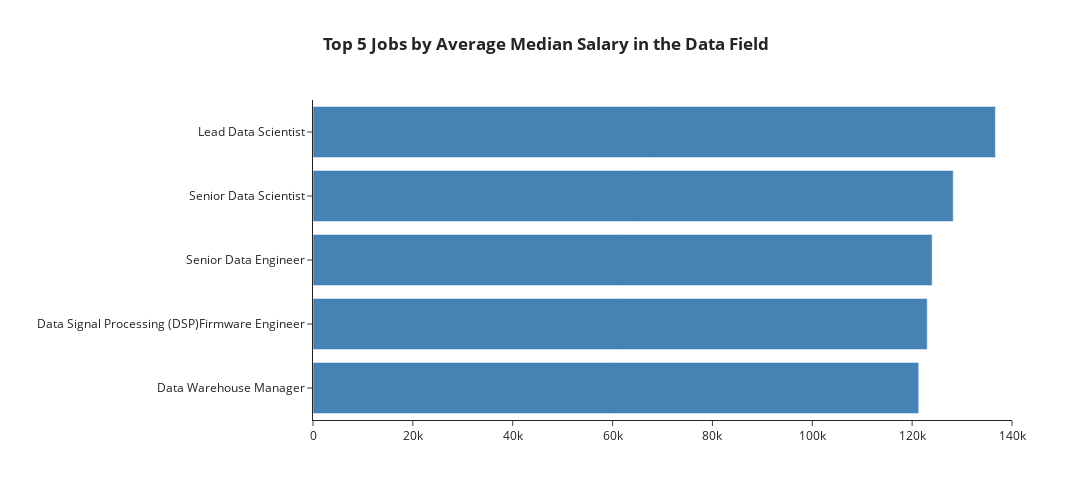

The cell this chart's notebook holds for it:
### Code cell
# create barchart by position
bar2 = px.bar(highest_paid_jobs, x='median_salary mean', y='job_title',
             orientation='h', title='<b>Top 5 Jobs by Average Median Salary in the Data Field<b>',
             template = 'simple_white',
             color_discrete_sequence=['steelblue'],
             category_orders={'job_title': highest_paid_jobs.sort_values(by='median_salary mean', ascending=False)['job_title'].tolist()}
             )

bar2.update_layout(xaxis_title='',
                   #xaxis = dict(visible=False),
                   title_x = 0.5,
                   yaxis_title = '')

bar2.update_layout(height=500, width=1200)

# bar2.update_traces(texttemplate = '%{value:.3s}', textposition='outside') # add data labels outside to the bars

bar2.update_xaxes(range=[0, 140000])

bar2.show()

### Figure 1 — Plotly figure (JSON) as saved in the notebook; plotly's stock layout.template omitted (floating-point values rounded to 4 significant figures)
{"data": [{"alignmentgroup": "True", "hovertemplate": "median_salary mean=%{x}<br>job_title=%{y}<extra></extra>", "legendgroup": "", "marker": {"color": "steelblue", "pattern": {"shape": ""}}, "name": "", "offsetgroup": "", "orientation": "h", "showlegend": false, "textposition": "auto", "type": "bar", "x": [136700.0, 128200.0, 124000.0, 123000.0, 121300.0], "xaxis": "x", "y": ["Lead Data Scientist", "Senior Data Scientist", "Senior Data Engineer", "Data Signal Processing (DSP)Firmware Engineer", "Data Warehouse Manager"], "yaxis": "y"}], "layout": {"barmode": "relative", "height": 500, "legend": {"tracegroupgap": 0}, "title": {"text": "<b>Top 5 Jobs by Average Median Salary in the Data Field<b>", "x": 0.5}, "width": 1200, "xaxis": {"anchor": "y", "domain": [0, 1], "range": [0, 140000], "title": {"text": ""}}, "yaxis": {"anchor": "x", "categoryarray": ["Data Warehouse Manager", "Data Signal Processing (DSP)Firmware Engineer", "Senior Data Engineer", "Senior Data Scientist", "Lead Data Scientist"], "categoryorder": "array", "domain": [0, 1], "title": {"text": ""}}}}
